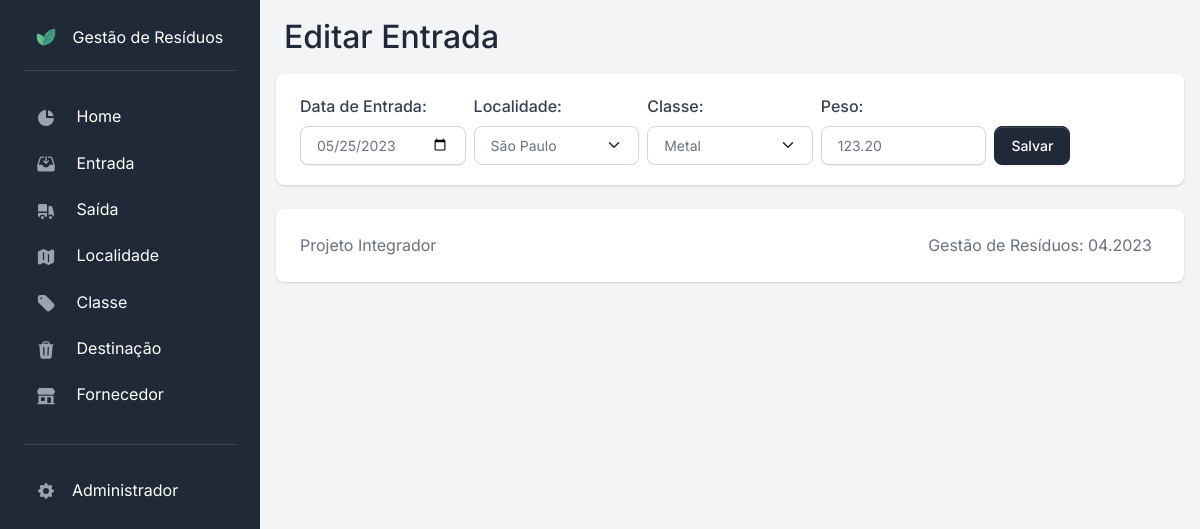
/entrada/52/, run on the app's committed database.
### apps/entrada/models.py (models this page shows, shortened)
class Entrada(models.Model):
    id_entrada = models.AutoField(primary_key=True)
    data = models.DateField(null=False, blank=False)
    id_classe = models.ForeignKey(Classe, models.DO_NOTHING, db_column="id_classe")
    id_localidade = models.ForeignKey(
        Localidade, models.DO_NOTHING, db_column="id_localidade"
    )
    peso = models.DecimalField(
        max_digits=10, decimal_places=2, default=0, null=False, blank=False
    )
    class Meta:
        db_table = "entrada"
        ordering = ["-id_entrada"]

### apps/localidade/models.py (models this page shows)
class Localidade(models.Model):
    id_localidade = models.AutoField(primary_key=True)
    nome = models.CharField(max_length=50, blank=False, null=False)
    def __str__(self):
        return f"{self.nome}"
    class Meta:
        db_table = "localidade"
        verbose_name = "Localidade"
        verbose_name_plural = "Localidades"
        ordering = ["-id_localidade"]

### apps/classe/models.py (models this page shows)
class Classe(models.Model):
    id_classe = models.AutoField(primary_key=True)
    nome = models.CharField(max_length=50, null=False, blank=False)
    def __str__(self):
        return f"{self.nome}"
    class Meta:
        db_table = "classe"
        verbose_name = "Classe"
        verbose_name_plural = "Classes"
        ordering = ["-id_classe"]

### apps/entrada/views.py (the view)
# urls.py: path("<int:pk>/", views.EntradaEdit.as_view(), name="entrada_edit"),
class EntradaEdit(SuccessMessageMixin, UpdateView):
    model = Entrada
    form_class = EntradaForm
    template_name = "entrada/entrada_edit.html"
    success_message = "Entrada atualizada"
    success_url = reverse_lazy("entrada")

### apps/entrada/forms.py
class EntradaForm(ModelForm):
    class Meta:
        model = Entrada
        fields = [
            "data",
            "id_localidade",
            "id_classe",
            "peso",
        ]
        labels = {
            "data": "Data de Entrada",
            "id_localidade": "Localidade",
            "id_classe": "Classe",
            "peso": "Peso",
        }
        widgets = {
            "data": DateInput(
                format=("%Y-%m-%d"),
                attrs={
                    "class": "form-control",
                    "type": "date",
                },
            ),
            "id_localidade": Select(
                attrs={"class": "form-select", "placeholder": "Localidade"}
            ),
            "id_classe": Select(
                attrs={"class": "form-select", "placeholder": "Classe"}
            ),
            "peso": NumberInput(
                attrs={"class": "form-control", "placeholder": "Localidade"},
            ),
        }

### templates/entrada/entrada_edit.html (shortened to what this page needs)
{% extends "base.html" %}
{% block title %}
    Editar Entrada
{% endblock title %}
{% block content %}
    <section class="card border-0 shadow">
        <div class="card-body">
            <form method="POST">
                <div class="row g-2">
                    {% for field in form %}
                        <div class="col">
                            {{ field.label_tag }}
                            {{ field }}
                        </div>
                    {% endfor %}
                    <div class="col mt-auto">
                        <button type="submit" class="btn btn-primary">Salvar</button>
                    </div>
                </div>
            </form>
        </div>
    </section>
{% endblock content %}

### data on the page
Entrada: form "05/25/2023" "123.20"
Localidade: form "São Paulo"
Classe: form "Metal"

### other printed values
{{ field.label_tag }} "Data de Entrada:" "Localidade:" "Classe:" "Peso:"
